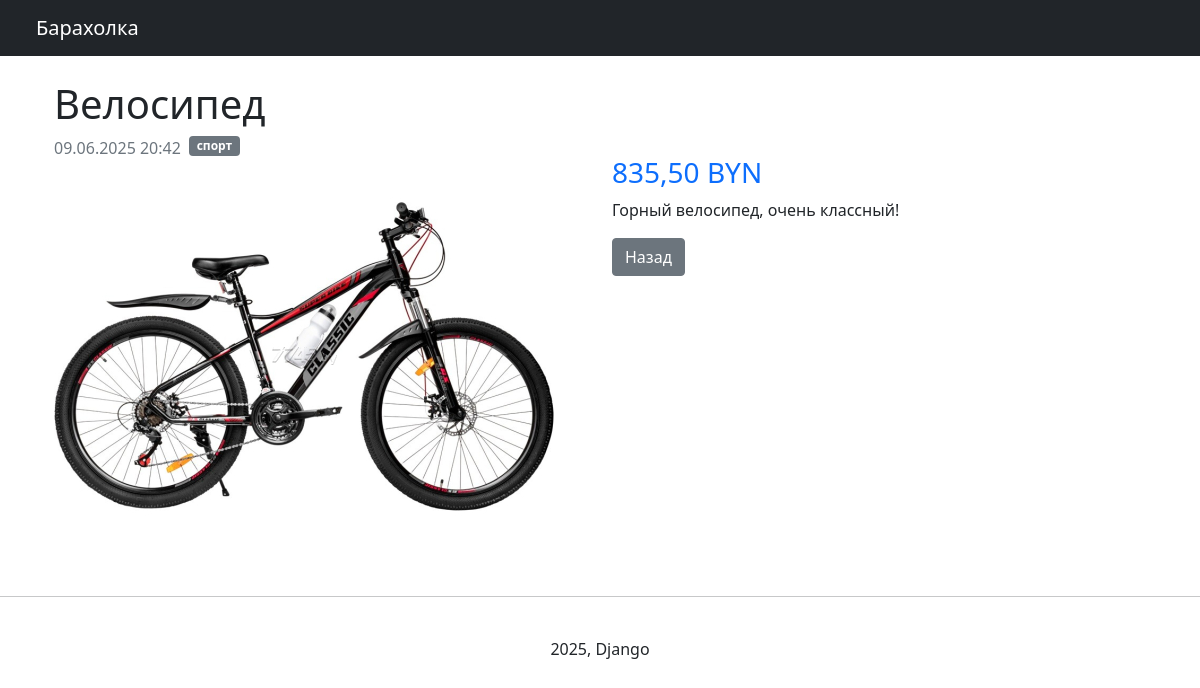
/product/bike/, run on the app's committed database.
### shop/models.py (models this page shows, shortened)
class Product(models.Model):
    name = models.CharField(max_length=50, verbose_name="Название")
    price = models.DecimalField(max_digits=10, decimal_places=2, verbose_name="Цена")
    description = models.TextField(verbose_name="Описание", null=True, blank=True)
    created_at = models.DateTimeField(auto_now_add=True)
    updated_at = models.DateTimeField(auto_now=True)
    categories = models.ManyToManyField(Category, verbose_name="Категория")
    slug = models.SlugField(
        max_length=50,
        unique=True,
        null=True,
        verbose_name="Уникальный URL",
        help_text="Короткая метка для контента, содержащая только буквы, цифры, подчеркивания (_) или дефисы (-)",
    )
    image = models.ImageField(
        upload_to="images/products", verbose_name="Изображение", null=True, blank=True
    )
    is_active = models.BooleanField(default=True, verbose_name="Товар активен")
    @property
    def cats(self):
        return [cat.name for cat in self.categories.all()]
    class Meta:
        verbose_name = "товар"
        verbose_name_plural = "Товары"

class Category(models.Model):
    name = models.CharField(max_length=50, verbose_name="Название")
    slug = models.SlugField(
        max_length=50,
        unique=True,
        verbose_name="Уникальный URL",
        help_text="Короткая метка для контента, содержащая только буквы, цифры, подчеркивания (_) или дефисы (-)",
    )
    class Meta:
        verbose_name = "категория"
        verbose_name_plural = "Категории"

### shop/views.py (the view)
# urls.py: path('product/<slug:slug>/', views.product_detail, name='product_detail')
def product_detail(request, slug):
    product = get_object_or_404(Product, slug=slug)
    return render(request, "product_detail.html", {"product": product})

### shop/templates/product_detail.html (shortened to what this page needs)
{% extends 'base.html' %}
{% block content %}
  <div class="container mt-4">
    <h1>{{ product.name }}</h1>
    <div class="d-flex gap-2" style="height: 20px;">
      <p class="text-muted">{{ product.created_at|date:'d.m.Y H:i' }}</p>
      {% for cat in product.cats %}
        <div class="badge bg-secondary">{{ cat }}</div>
      {% endfor %}
    </div>
    <div class="row">
      <div class="col-md-6">
        <img src="{{ product.image.url }}" class="img-fluid" alt="{{ product.name }}" />
      </div>
      <div class="col-md-6">
        <h3 class="text-primary">{{ product.price }} BYN</h3>
        <p>{{ product.description }}</p>
        <a href="{% url "index" %}" class="btn btn-secondary">Назад</a>
      </div>
    </div>
  </div>
{% endblock %}

### data on the page
Product: name "Велосипед", created_at "09.06.2025 20:42", image (picture), price "835,50", description "Горный велосипед, очень классный!"
Category: cats "спорт"
